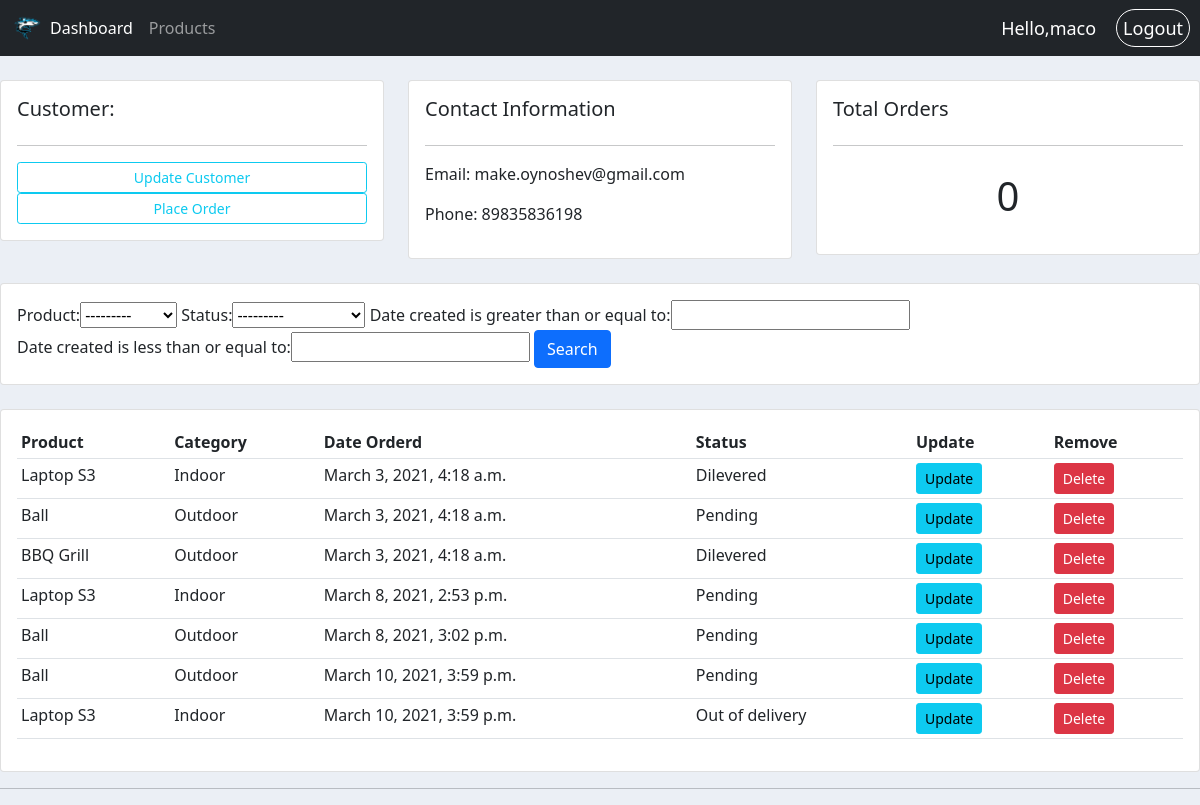
The page /customer/6/ (signed in) on the database its author committed.
### accounts/models.py (models this page shows, shortened)
class Customer(models.Model):
	user = models.OneToOneField(User, null=True, on_delete=models.CASCADE)
	name = models.CharField(max_length=200, null=True)
	phone = models.CharField(max_length=200, null=True)
	email = models.CharField(max_length=200, null=True)
	date_created = models.DateTimeField(auto_now_add=True)
	profile_pic = models.ImageField(null=True, blank=True, default='user.png')

class Order(models.Model):
	STATUS = (
			('Pending', 'Pending'),
			('Out of delivery', 'Out of delivery'),
			('Dilevered', 'Dilevered'),
		)
	customer = models.ForeignKey(Customer, null=True, on_delete=models.SET_NULL)
	product = models.ForeignKey(Product, null=True, on_delete=models.SET_NULL)
	date_created = models.DateTimeField(auto_now_add=True)
	status = models.CharField(max_length=200, null=True, choices=STATUS)

class Product(models.Model):
	CATAGORY = (
			('Indoor', 'Indoor'),
			('Outdoor', 'Outdoor'),
		)
	name = models.CharField(max_length=200, null=True)
	price = models.FloatField(null=True)
	description = models.CharField(max_length=200, null=True, blank=True)
	date_created = models.DateTimeField(auto_now_add=True)
	category = models.CharField(max_length=200, null=True, choices=CATAGORY)
	tags = models.ManyToManyField(Tag)
	def __str__ (self):
		return self.name

### accounts/decorators.py (the view)
		def wrapper_func(request, *args, **kwargs):
			group = None
			if request.user.groups.exists():
				groups = request.user.groups.all()
				for group in groups:
					if group.name in allowed_roles:
						return view_func(request, *args, **kwargs)
			return redirect('userPage')

### accounts/views.py (called while the page is built)
@login_required(login_url='login')
@allowed_users(allowed_roles='admin')
def customer(request, pk_test):
	customer = Customer.objects.get(id=pk_test)
	orders = customer.order_set.all()
	total_orders = orders.count()
	myFilter = OrderFilter(request.GET, queryset=Order.objects.all())
	orders = myFilter.qs
	context = {
		'customer': customer,
		'orders': orders,
		'total_orders': total_orders,
		'myFilter': myFilter,
	}
	return render(request, 'accounts/customer.html', context)

### accounts/templates/accounts/customer.html
{% extends 'accounts/main.html' %}
{% block content %}
	<br>
<div class="row">
	<div class="col-md">
		<div class="card card-body">
			<h5>Customer:</h5>
			<hr>
			<a class="btn btn-outline-info  btn-sm " href="">Update Customer</a>
			<a  class="btn btn-sm btn-outline-info" href="{% url 'create_order' customer.id %}" >Place Order</a>
		</div>
	</div>
	<div class="col-md">
		<div class="card card-body">
			<h5>Contact Information</h5>
			<hr>
			<p>Email: {{customer.email}}</p>
			<p>Phone: {{customer.phone}}</p>
		</div>
	</div>
	<div class="col-md">
		<div class="card card-body">
			<h5>Total Orders</h5>
			<hr>
			<h1 style="text-align: center;padding: 10px">{{total_orders}}</h1>
		</div>
	</div>
</div>
<br>
<div class="row">
	<div class="col">
		<div class="card card-body">
			<form method="get">
				{{ myFilter.form }}
		    <button class="btn btn-primary" type="submit">Search</button>
		  </form>
		</div>
	</div>
</div>
<br>
<div class="row">
	<div class="col-md">
		<div class="card card-body">
			<table class="table table-sm">
				<tr>
					<th>Product</th>
					<th>Category</th>
					<th>Date Orderd</th>
					<th>Status</th>
					<th>Update</th>
					<th>Remove</th>
				</tr>
				{% for order in orders %}
					<tr>
						<td>{{order.product}}</td>
						<td>{{order.product.category}}</td>
						<td>{{order.date_created}}</td>
						<td>{{order.status}}</td>
						<td><a class="btn btn-sm btn-info" href="{% url 'update_order' order.id %}">Update</a></td>
						<td><a class="btn btn-sm btn-danger" href="{% url 'delete_order' order.id %}">Delete</a></td>
					</tr>
				{% endfor%}
			</table>
		</div>
	</div>
</div>
{% endblock %}

### accounts/templates/accounts/navbar.html (shortened to what this page needs)
{% load static %}
<nav class="navbar navbar-expand-lg navbar-dark bg-dark">
  <div class="container-fluid">
    <img src="{% static 'images/logo.png' %}" id="logo">
    <div class="collapse navbar-collapse" id="navbarNav">
      {% if request.user.is_staff %}
      <ul class="navbar-nav">
        <li class="nav-item">
          <a class="nav-link active" aria-current="page" href="{% url 'home' %}">Dashboard</a>
        </li>
        <li class="nav-item">
          <a class="nav-link" href="{% url 'products'%}">Products</a>
        </li>
      {% else %}
        <li>
          <a href="{% url 'profileSettings' %}">Settings</a>
        </li>
      </ul>
      {% endif %}
    </div>
  </div>
  <span class='great-message'>Hello,{{request.user}} </span>
  <span><a class ="logout" href="{% url 'logout' %}"> Logout</a></span>
</nav>

### static/css/main.css (style rules this page uses)
#logo { width: 30px; height: auto; }
body { background: #ebeff5; }

### accounts/templates/accounts/navbar.html (style rules this page uses)
.great-message { color:white; font-size: 18px; padding-right: 20px; }
.logout { text-decoration: none; color:white; padding:6px; font-size: 18px; margin-right: 10px; border: 1px solid white; border-radius: 20px; }
a { text-decoration: none; color:white; }

### rows shown on the page
Customer: email "make.oynoshev@gmail.com", phone "89835836198"
Order: product "Laptop S3", product.category "Indoor", date_created "March 3, 2021, 4:18 a.m.", status "Dilevered"
Order: product "Ball", product.category "Outdoor", date_created "March 3, 2021, 4:18 a.m.", status "Pending"
Order: product "BBQ Grill", product.category "Outdoor", date_created "March 3, 2021, 4:18 a.m.", status "Dilevered"
Order: product "Laptop S3", product.category "Indoor", date_created "March 8, 2021, 2:53 p.m.", status "Pending"
Order: product "Ball", product.category "Outdoor", date_created "March 8, 2021, 3:02 p.m.", status "Pending"
Order: product "Ball", product.category "Outdoor", date_created "March 10, 2021, 3:59 p.m.", status "Pending"
Order: product "Laptop S3", product.category "Indoor", date_created "March 10, 2021, 3:59 p.m.", status "Out of delivery"

### other values the page prints
{{ request.user }} "maco"
{{ total_orders }} "0"
